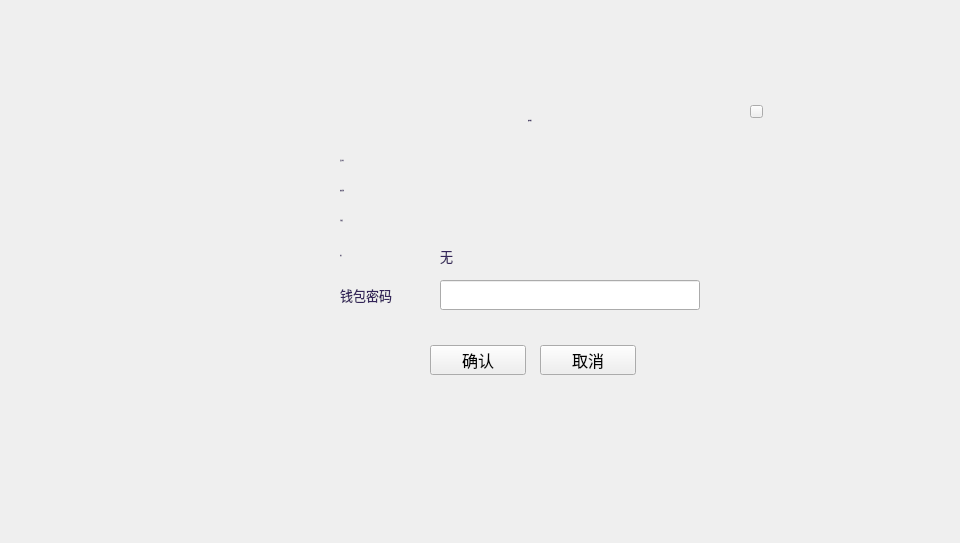
<?xml version="1.0" encoding="UTF-8"?>
<ui version="4.0">
 <class>TransferConfirmDialog</class>
 <widget class="QDialog" name="TransferConfirmDialog">
  <property name="geometry">
   <rect>
    <x>0</x>
    <y>0</y>
    <width>960</width>
    <height>543</height>
   </rect>
  </property>
  <property name="font">
   <font>
    <family>Microsoft YaHei UI Light</family>
   </font>
  </property>
  <property name="windowTitle">
   <string>Dialog</string>
  </property>
  <widget class="QWidget" name="widget" native="true">
   <property name="geometry">
    <rect>
     <x>0</x>
     <y>0</y>
     <width>960</width>
     <height>543</height>
    </rect>
   </property>
   <widget class="QWidget" name="containerWidget" native="true">
    <property name="geometry">
     <rect>
      <x>300</x>
      <y>85</y>
      <width>481</width>
      <height>321</height>
     </rect>
    </property>
    <property name="font">
     <font>
      <family>Microsoft YaHei UI Light</family>
      <pointsize>10</pointsize>
     </font>
    </property>
    <widget class="QLineEdit" name="pwdLineEdit">
     <property name="geometry">
      <rect>
       <x>140</x>
       <y>195</y>
       <width>260</width>
       <height>30</height>
      </rect>
     </property>
     <property name="echoMode">
      <enum>QLineEdit::Password</enum>
     </property>
    </widget>
    <widget class="QLabel" name="tipLabel2">
     <property name="geometry">
      <rect>
       <x>148</x>
       <y>230</y>
       <width>200</width>
       <height>24</height>
      </rect>
     </property>
     <property name="text">
      <string/>
     </property>
    </widget>
    <widget class="QToolButton" name="okBtn">
     <property name="geometry">
      <rect>
       <x>130</x>
       <y>260</y>
       <width>96</width>
       <height>30</height>
      </rect>
     </property>
     <property name="font">
      <font>
       <pointsize>12</pointsize>
      </font>
     </property>
     <property name="cursor">
      <cursorShape>PointingHandCursor</cursorShape>
     </property>
     <property name="styleSheet">
      <string notr="true"/>
     </property>
     <property name="text">
      <string>确认</string>
     </property>
    </widget>
    <widget class="QLabel" name="label_2">
     <property name="geometry">
      <rect>
       <x>40</x>
       <y>65</y>
       <width>81</width>
       <height>21</height>
      </rect>
     </property>
     <property name="font">
      <font>
       <family>Microsoft YaHei UI Light</family>
       <pointsize>-1</pointsize>
       <weight>50</weight>
       <italic>false</italic>
       <bold>false</bold>
      </font>
     </property>
     <property name="styleSheet">
      <string notr="true">color: rgb(52,37,90);
font: 12px &quot;Microsoft YaHei UI Light&quot;;</string>
     </property>
     <property name="text">
      <string>发往地址:</string>
     </property>
     <property name="alignment">
      <set>Qt::AlignLeading|Qt::AlignLeft|Qt::AlignVCenter</set>
     </property>
    </widget>
    <widget class="QLabel" name="label_6">
     <property name="geometry">
      <rect>
       <x>40</x>
       <y>195</y>
       <width>80</width>
       <height>30</height>
      </rect>
     </property>
     <property name="styleSheet">
      <string notr="true">color: rgb(52,37,90);
font: 12px &quot;Microsoft YaHei UI Light&quot;;</string>
     </property>
     <property name="text">
      <string>钱包密码</string>
     </property>
     <property name="alignment">
      <set>Qt::AlignLeading|Qt::AlignLeft|Qt::AlignVCenter</set>
     </property>
    </widget>
    <widget class="QLabel" name="label_5">
     <property name="geometry">
      <rect>
       <x>40</x>
       <y>160</y>
       <width>80</width>
       <height>21</height>
      </rect>
     </property>
     <property name="font">
      <font>
       <family>Microsoft YaHei UI Light</family>
       <pointsize>-1</pointsize>
       <weight>50</weight>
       <italic>false</italic>
       <bold>false</bold>
      </font>
     </property>
     <property name="styleSheet">
      <string notr="true">color: rgb(52,37,90);
font: 12px &quot;Microsoft YaHei UI Light&quot;;</string>
     </property>
     <property name="text">
      <string>备注:</string>
     </property>
     <property name="alignment">
      <set>Qt::AlignLeading|Qt::AlignLeft|Qt::AlignVCenter</set>
     </property>
    </widget>
    <widget class="QLabel" name="feeLabel">
     <property name="geometry">
      <rect>
       <x>140</x>
       <y>125</y>
       <width>241</width>
       <height>21</height>
      </rect>
     </property>
     <property name="styleSheet">
      <string notr="true">color: rgb(51, 51, 51);
font: 13px &quot;Microsoft YaHei UI Light&quot;;</string>
     </property>
     <property name="text">
      <string/>
     </property>
    </widget>
    <widget class="QLabel" name="label_3">
     <property name="geometry">
      <rect>
       <x>40</x>
       <y>95</y>
       <width>80</width>
       <height>21</height>
      </rect>
     </property>
     <property name="font">
      <font>
       <family>Microsoft YaHei UI Light</family>
       <pointsize>-1</pointsize>
       <weight>50</weight>
       <italic>false</italic>
       <bold>false</bold>
      </font>
     </property>
     <property name="styleSheet">
      <string notr="true">color: rgb(52,37,90);
font: 12px &quot;Microsoft YaHei UI Light&quot;;</string>
     </property>
     <property name="text">
      <string>转账金额:</string>
     </property>
     <property name="alignment">
      <set>Qt::AlignLeading|Qt::AlignLeft|Qt::AlignVCenter</set>
     </property>
    </widget>
    <widget class="QLabel" name="remarkLabel">
     <property name="geometry">
      <rect>
       <x>140</x>
       <y>160</y>
       <width>260</width>
       <height>21</height>
      </rect>
     </property>
     <property name="styleSheet">
      <string notr="true">color: rgb(52,37,90);
font: 12px &quot;Microsoft YaHei UI Light&quot;;</string>
     </property>
     <property name="text">
      <string>无</string>
     </property>
    </widget>
    <widget class="QLabel" name="label">
     <property name="geometry">
      <rect>
       <x>130</x>
       <y>20</y>
       <width>200</width>
       <height>30</height>
      </rect>
     </property>
     <property name="font">
      <font>
       <family>微软雅黑</family>
       <pointsize>-1</pointsize>
       <weight>50</weight>
       <italic>false</italic>
       <bold>false</bold>
      </font>
     </property>
     <property name="styleSheet">
      <string notr="true">font: 14px &quot;微软雅黑&quot;;
color: rgb(52,37,90);</string>
     </property>
     <property name="text">
      <string>账单确认</string>
     </property>
     <property name="alignment">
      <set>Qt::AlignCenter</set>
     </property>
    </widget>
    <widget class="QToolButton" name="cancelBtn">
     <property name="geometry">
      <rect>
       <x>240</x>
       <y>260</y>
       <width>96</width>
       <height>30</height>
      </rect>
     </property>
     <property name="font">
      <font>
       <pointsize>12</pointsize>
      </font>
     </property>
     <property name="cursor">
      <cursorShape>PointingHandCursor</cursorShape>
     </property>
     <property name="styleSheet">
      <string notr="true"/>
     </property>
     <property name="text">
      <string>取消</string>
     </property>
    </widget>
    <widget class="QLabel" name="label_4">
     <property name="geometry">
      <rect>
       <x>40</x>
       <y>125</y>
       <width>80</width>
       <height>21</height>
      </rect>
     </property>
     <property name="font">
      <font>
       <family>Microsoft YaHei UI Light</family>
       <pointsize>-1</pointsize>
       <weight>50</weight>
       <italic>false</italic>
       <bold>false</bold>
      </font>
     </property>
     <property name="styleSheet">
      <string notr="true">color: rgb(52,37,90);
font: 12px &quot;Microsoft YaHei UI Light&quot;;</string>
     </property>
     <property name="text">
      <string>手续费:</string>
     </property>
     <property name="alignment">
      <set>Qt::AlignLeading|Qt::AlignLeft|Qt::AlignVCenter</set>
     </property>
    </widget>
    <widget class="QLabel" name="addressLabel">
     <property name="geometry">
      <rect>
       <x>140</x>
       <y>65</y>
       <width>331</width>
       <height>21</height>
      </rect>
     </property>
     <property name="styleSheet">
      <string notr="true">QLabel{color: rgb(52,37,90);
font: 12px &quot;Microsoft YaHei UI Light&quot;;}</string>
     </property>
     <property name="text">
      <string/>
     </property>
     <property name="textInteractionFlags">
      <set>Qt::LinksAccessibleByMouse|Qt::TextSelectableByMouse</set>
     </property>
    </widget>
    <widget class="QLabel" name="amountLabel">
     <property name="geometry">
      <rect>
       <x>140</x>
       <y>95</y>
       <width>241</width>
       <height>21</height>
      </rect>
     </property>
     <property name="styleSheet">
      <string notr="true">color: rgb(51, 51, 51);
font: 13px &quot;Microsoft YaHei UI Light&quot;;</string>
     </property>
     <property name="text">
      <string/>
     </property>
    </widget>
    <widget class="QToolButton" name="closeBtn">
     <property name="geometry">
      <rect>
       <x>450</x>
       <y>20</y>
       <width>13</width>
       <height>13</height>
      </rect>
     </property>
     <property name="cursor">
      <cursorShape>PointingHandCursor</cursorShape>
     </property>
     <property name="focusPolicy">
      <enum>Qt::NoFocus</enum>
     </property>
     <property name="text">
      <string/>
     </property>
    </widget>
   </widget>
  </widget>
 </widget>
 <resources/>
 <connections/>
</ui>
